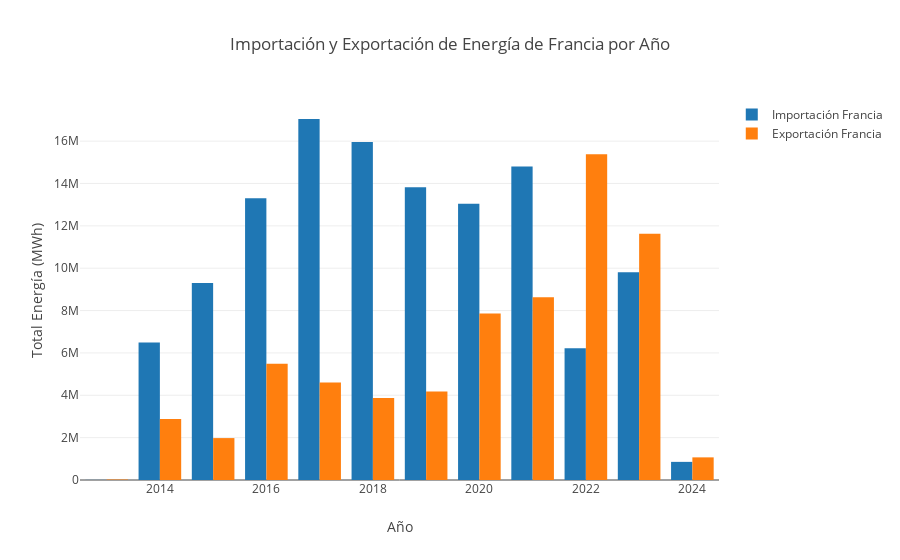

Notebook source saved alongside this figure:
### Code cell
def importaciónVSexportacion(pais: String, df: DataFrame): Unit = {

    // Agrupar los datos por año y tipo de intercambio (Importación/Exportación)
    val dfAgrupado = df
      .filter($"Pais" === pais)
      .groupBy(date_format(col("FechaCompleta"), "yyyy").as("Año"), $"TipoIntercambio")
      .agg(sum("Valor").as("TotalValor"))
      .orderBy("Año", "TipoIntercambio")

    val años = dfAgrupado.select("Año").distinct().orderBy("Año").as[String].collect.toSeq
    val importaciones = dfAgrupado.filter(col("TipoIntercambio") === "Importación").select("TotalValor").as[Double].collect.toSeq
    val exportaciones = dfAgrupado.filter(col("TipoIntercambio") === "Exportación").select("TotalValor").as[Double].collect.toSeq

    val exportacionesEnPositivo = exportaciones.map(valor => valor * -1)

    // Crear las barras para importación y exportación con valores absolutos
    val barraImportacion = Bar(x = años, y = importaciones, name = "Importación Francia")
    val barraExportacion = Bar(x = años, y = exportacionesEnPositivo, name = "Exportación Francia")

    // Definir los datos y el layout del gráfico
    val data = Seq(barraImportacion, barraExportacion)
    val layout = Layout(
      title = "Importación y Exportación de Energía de Francia por Año",
      xaxis = Axis(title = "Año"),
      yaxis = Axis(title = "Total Energía (MWh)"),
      barmode = BarMode.Group // Agrupar barras para compararlas lado a lado
    )

    // Generar el gráfico
    plot(data, layout)
}

### Figure 1 — Plotly figure (JSON) as saved in the notebook; plotly's stock layout.template omitted (floating-point values rounded to 4 significant figures)
{"data": [{"name": "Importación Francia", "type": "bar", "x": ["2013", "2014", "2015", "2016", "2017", "2018", "2019", "2020", "2021", "2022", "2023", "2024"], "y": [5214, 6486000.0, 9302000.0, 13310000.0, 17040000.0, 15960000.0, 13820000.0, 13040000.0, 14810000.0, 6225000.0, 9805000.0, 856100.0]}, {"name": "Exportación Francia", "type": "bar", "x": ["2013", "2014", "2015", "2016", "2017", "2018", "2019", "2020", "2021", "2022", "2023", "2024"], "y": [22491, 2885000.0, 1979000.0, 5486000.0, 4605000.0, 3868000.0, 4176000.0, 7856000.0, 8623000.0, 15380000.0, 11630000.0, 1068000.0]}], "layout": {"autosize": true, "barmode": "group", "title": {"text": "Importación y Exportación de Energía de Francia por Año"}, "xaxis": {"autorange": true, "range": [2012.0, 2024.0], "title": {"text": "Año"}, "type": "linear"}, "yaxis": {"autorange": true, "range": [0, 17940000.0], "title": {"text": "Total Energía (MWh)"}, "type": "linear"}}}
